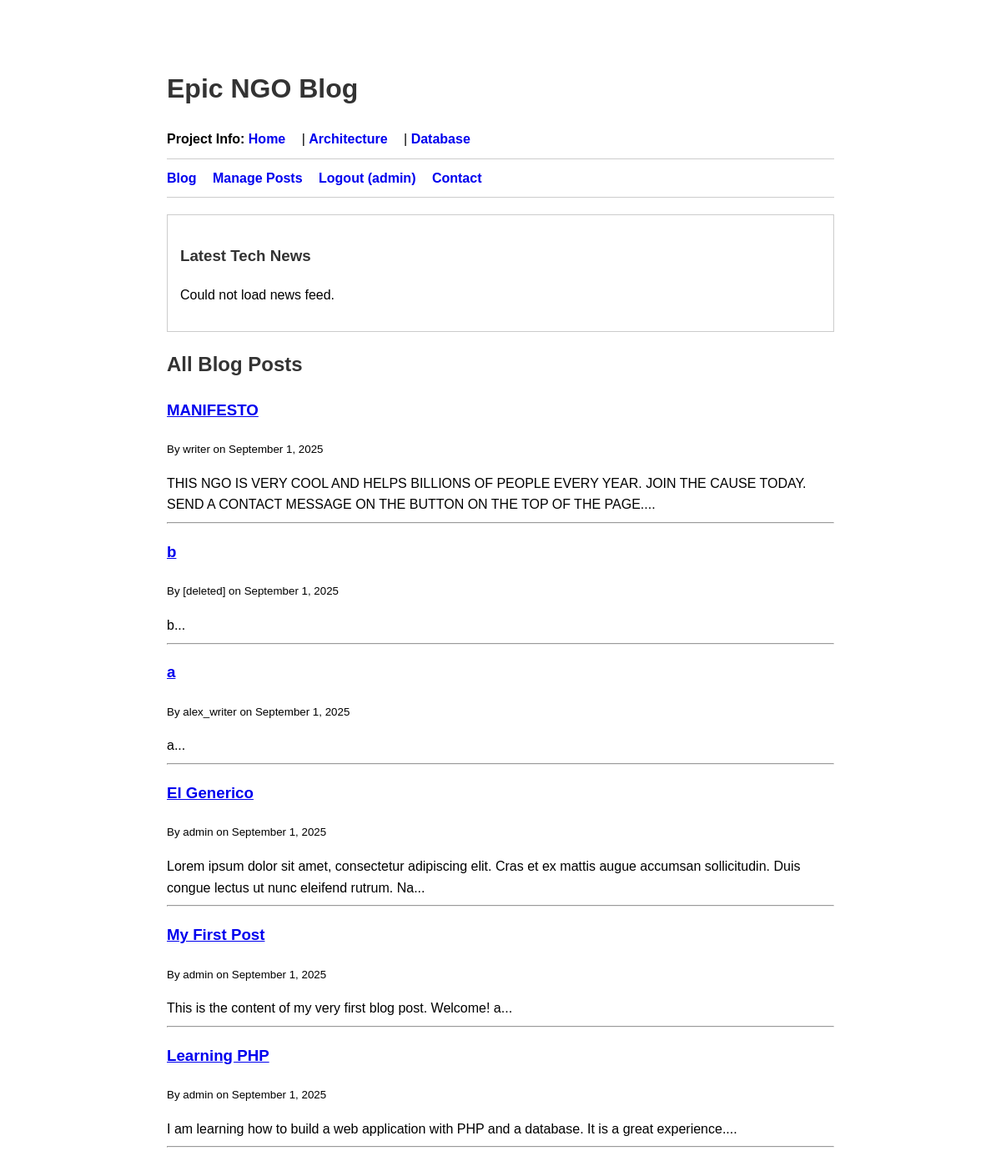
The page / (signed in) on the database its author committed.
### tables this page shows
CREATE TABLE `posts` (
  `id` int(11) NOT NULL AUTO_INCREMENT,
  `title` varchar(255) NOT NULL,
  `content` text NOT NULL,
  `created_at` timestamp NULL DEFAULT current_timestamp(),
  `user_id` int(11) DEFAULT NULL,
  PRIMARY KEY (`id`),
  KEY `fk_user` (`user_id`),
  CONSTRAINT `fk_user` FOREIGN KEY (`user_id`) REFERENCES `users` (`id`) ON DELETE SET NULL
);

CREATE TABLE `users` (
  `id` int(11) NOT NULL AUTO_INCREMENT,
  `username` varchar(100) NOT NULL,
  `password` varchar(255) NOT NULL,
  `role` enum('admin','writer','reader') NOT NULL DEFAULT 'reader',
  PRIMARY KEY (`id`),
  UNIQUE KEY `username` (`username`)
);

### app/controllers/BaseController.php (called while the page is built)
<?php
class BaseController {
    protected function render($viewFile, $data = []) {
        extract($data);
        include '../app/views/layouts/header.php';
        include '../app/views/' . $viewFile . '.php';
        include '../app/views/layouts/footer.php';
    }
}

### app/controllers/PageController.php (called while the page is built, shortened)
<?php
require_once 'BaseController.php';
class PageController extends BaseController {
    private $pdo;
    public function __construct($pdo, $config) {
        $this->pdo = $pdo;
    }
    public function listPosts() {
        $posts = getAllPosts($this->pdo);
        $newsItems = [];
        $this->render('posts_list', ['pageTitle' => 'Blog', 'posts' => $posts, 'newsItems' => $newsItems]);
    }
}

### public/index.php (called while the page is built, shortened)
<?php
require_once '../app/database.php';
require_once '../app/models/Post.php';
require_once '../app/controllers/BaseController.php';
require_once '../app/controllers/PageController.php';
function isLoggedIn() { return isset($_SESSION['user_id']); }
function isAdmin() { return isLoggedIn() && $_SESSION['role'] === 'admin'; }
function isWriter() { return isLoggedIn() && $_SESSION['role'] === 'writer'; }
$action = $_GET['action'] ?? null;
$page = $_GET['page'] ?? null;
$isPost = $_SERVER['REQUEST_METHOD'] === 'POST';
$report_actions = ['generate_report'];
if ($page) {
    $controller = new PageController($pdo, $config);
    match ($page) {
        'architecture' => $controller->architecture(),
        'database' => $controller->database(),
        default => $controller->home(),
    };
}
elseif (in_array($action, $report_actions)) {
    $controller = new ReportController($pdo);
    match ($action) {
        'generate_report' => $controller->generatePostReport(),
    };
}
else {
    $controller = new PageController($pdo, $config);
    match ($action) {
        'show_post' => $controller->showPost(),
        'contact' => $controller->contactForm(),
        'send_contact' => $isPost ? $controller->sendContactEmail() : redirect('index.php?action=contact'),
        'list_posts' => $controller->listPosts(),
        default => isLoggedIn() ? $controller->listPosts() : $controller->home(),
    };
}

### app/models/Post.php (called while the page is built, shortened)
<?php
function getAllPosts($pdo) {
$sql = "SELECT p.id, p.title, p.content, p.created_at, p.user_id, u.username as author
FROM posts p
LEFT JOIN users u ON p.user_id = u.id
ORDER BY p.created_at DESC";
$stmt = $pdo->query($sql);
return $stmt->fetchAll();
}
?>

### app/views/posts_list.php (the view)
<?php include '_news_widget.php'; ?>
<h2>All Blog Posts</h2>
<?php if (empty($posts)): ?>
    <p>No posts have been published yet.</p>
<?php else: ?>
    <?php foreach ($posts as $post): ?>
        <article>
            <h3><a href="index.php?action=show_post&id=<?php echo $post['id']; ?>"><?php echo htmlspecialchars($post['title']); ?></a></h3>
            <p><small>By <?php echo htmlspecialchars($post['author'] ?? 'Unknown'); ?> on <?php echo date('F j, Y', strtotime($post['created_at'])); ?></small></p>
            <div><?php echo nl2br(htmlspecialchars(substr($post['content'], 0, 150))); ?>...</div>
        </article>
        <hr>
    <?php endforeach; ?>
<?php endif; ?>

### app/views/layouts/header.php (shortened to what this page needs)
<!DOCTYPE html>
<html lang="en">
<head>
</head>
<body>
    <h1>Epic NGO Blog</h1>
    <nav>
        <div class="nav-section">
            <strong>Project Info:</strong>
            <a href="index.php?page=home">Home</a> |
            <a href="index.php?page=architecture">Architecture</a> |
            <a href="index.php?page=database">Database</a>
        </div>
        <div class="nav-section">
            <?php if (isLoggedIn()): ?>
                <a href="index.php?action=list_posts">Blog</a>
                <?php if (isWriter() || isAdmin()): ?>
                    <a href="index.php?action=admin">Manage Posts</a>
                <?php endif; ?>
                <a href="index.php?action=logout">Logout (<?php echo htmlspecialchars($_SESSION['username']); ?>)</a>
		<a href="index.php?action=contact">Contact</a>
            <?php else: ?>
                <a href="index.php?action=login_form">Login</a>
                <a href="index.php?action=register_form">Register</a>
		<a href="index.php?action=contact">Contact</a>
            <?php endif; ?>
        </div>
    </nav>
    <main>

### app/views/_news_widget.php
<div style="border: 1px solid #ccc; padding: 15px; margin-bottom: 20px;">
    <h3>Latest Tech News</h3>
    <?php if (!empty($newsItems)): ?>
        <ul>
            <?php foreach ($newsItems as $item): ?>
                <li><a href="<?php echo htmlspecialchars($item['link']); ?>" target="_blank"><?php echo htmlspecialchars($item['title']); ?></a></li>
            <?php endforeach; ?>
        </ul>
    <?php else: ?>
        <p>Could not load news feed.</p>
    <?php endif; ?>
</div>

### app/views/layouts/footer.php
</main>
</body>
</html>

### app/views/layouts/header.php (style rules this page uses)
body { font-family: sans-serif; max-width: 800px; margin: 40px auto; padding: 20px; line-height: 1.6; }
nav { margin-bottom: 20px; }
nav a { margin-right: 15px; text-decoration: none; font-weight: bold; }
.nav-section { margin-bottom: 10px; border-bottom: 1px solid #ccc; padding-bottom: 10px; }
h1, h2, h3 { color: #333; }

### rows shown on the page
posts: title "MANIFESTO", user.username "writer", created_at "September 1, 2025", content "THIS NGO IS VERY COOL AND HELPS BILLIONS OF PEOPLE EVERY YEAR. JOIN THE CAUSE TODAY. SEND A CONTACT MESSAGE ON THE BUTTON ON THE TOP OF THE PAGE."
posts: title "b", user.username "[deleted]", created_at "September 1, 2025", content "b"
posts: title "a", user.username "alex_writer", created_at "September 1, 2025", content "a"
posts: title "El Generico", user.username "admin", created_at "September 1, 2025", content "Lorem ipsum dolor sit amet, consectetur adipiscing elit. Cras et ex mattis augue accumsan sollicitudin. Duis congue lectus ut nunc eleifend rutrum. Na"
posts: title "My First Post", user.username "admin", created_at "September 1, 2025", content "This is the content of my very first blog post. Welcome! a"
posts: title "Learning PHP", user.username "admin", created_at "September 1, 2025", content "I am learning how to build a web application with PHP and a database. It is a great experience."

### other values the page prints
$_SESSION['username'] "admin"
